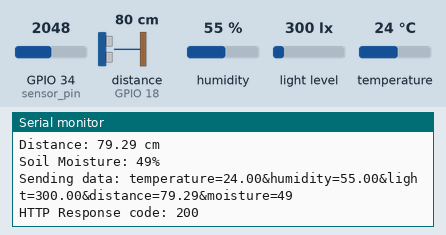
Recording of a sketch running on a simulated ESP32. Shown: the last lines printed to the serial monitor. Wiring (inferred from the names in the program): ultrasonic range finder: trigger GPIO 5; echo GPIO 18. The inputs (shaded band) are chosen by the test bench; at power-on: distance to the obstacle (sensor on GPIO 18) 80 cm, humidity 55 %, light level 300 lx, GPIO 34 (sensor_pin) = 2048, temperature 24 °C. The echo pulse lasts 58.3 µs per cm; WiFi joins after 1.5 s; servers stay silent unless stated; uploads are accepted with an empty reply.

Above: at 2.7 s.
2.8 s: distance to the obstacle (sensor on GPIO 18) set to 2 cm
At 3.93 s:
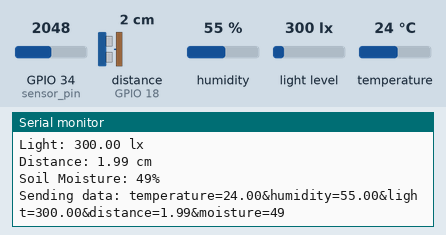
5.8 s: humidity set to 22 %
At 7.5 s:
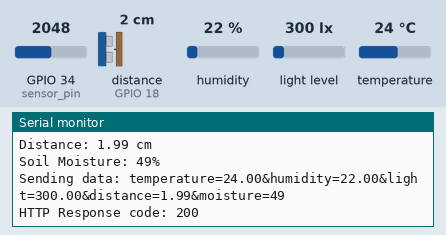
8.8 s: light level set to 40 lx
At 11.1 s:
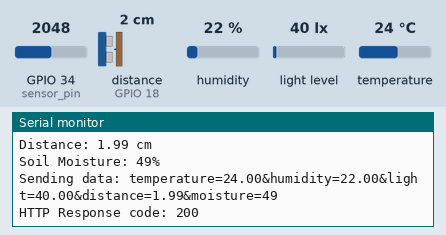
11.8 s: GPIO 34 (sensor_pin) set to 2866
At 14.2 s:
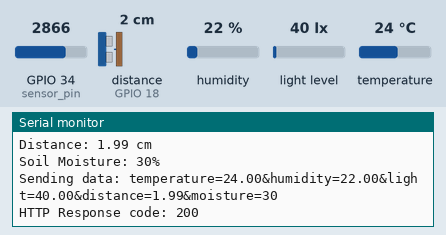
14.8 s: temperature set to 12 °C
At 16.0 s:
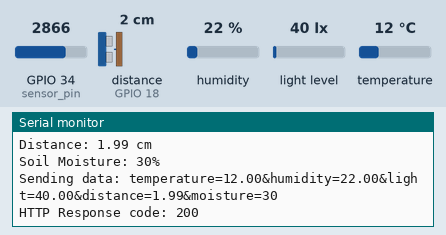
17.8 s: distance to the obstacle (sensor on GPIO 18) set to 4 cm
At 20.9 s:
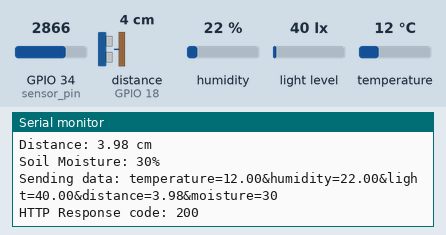
Timing chart, 0 to 21.8 s (numbered marks = the images above; inputs shaded):
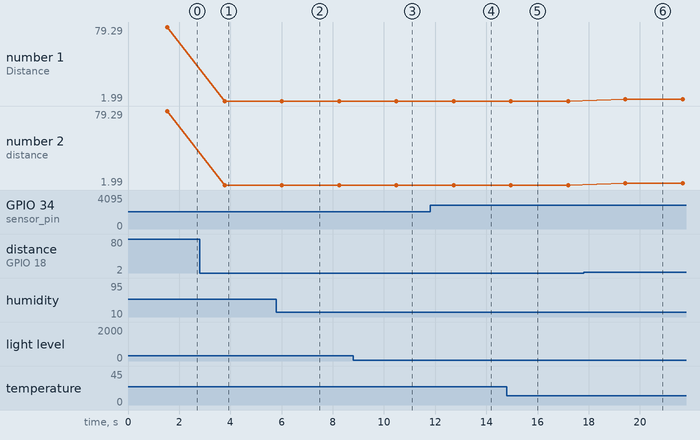

Measured:
- after the input at 2.8 s, the serial monitor: prints a new line after 0.97 s (image 1)
- after the input at 5.8 s, the serial monitor: prints a new line after 0.21 s (image 2)
- after the input at 8.8 s, the serial monitor: prints a new line after 1.7 s (image 3)
- after the input at 11.8 s, the serial monitor: prints a new line after 0.92 s (image 4)
- after the input at 14.8 s, the serial monitor: prints a new line after 0.16 s (image 5)
- after the input at 17.8 s, the serial monitor: prints a new line after 1.6 s (image 6)
- plotted number 1: 79.29 → 1.99 after the input at 2.8 s, 1.99 → 3.98 after the input at 17.8 s
- plotted number 2: 79.29 → 1.99 after the input at 2.8 s, 1.99 → 3.98 after the input at 17.8 s

The sketch:

dht11.ino
```cpp
#include "DHT.h"
#include <Wire.h>
#include <BH1750.h>
#include <WiFi.h>
#include <HTTPClient.h>

#define DHTPIN 4
#define DHTTYPE DHT11
#define SDA_PIN 21
#define SCL_PIN 22

// Ultrasonic sensor pins
const int trigPin = 5;
const int echoPin = 18;

// Define sound speed in cm/uS
#define SOUND_SPEED 0.034
#define CM_TO_INCH 0.393701

// Soil moisture sensor variables
int _moisture, sensor_analog;
const int sensor_pin = 34;  // Soil moisture sensor O/P pin

// WiFi credentials
const char* ssid = "ABHISHEK FarmCS";
const char* password = "123456789";

// Your local server address
const char* serverName = "http://192.168.1.4/dht11/test_data.php";

DHT dht(DHTPIN, DHTTYPE);
BH1750 lightMeter;
bool lightSensorFound = false;

// Ultrasonic sensor variables
long duration;
float distanceCm;

void setup() {
  Serial.begin(115200);
  Serial.println("\nInitializing...");

  // Initialize pins
  pinMode(trigPin, OUTPUT);
  pinMode(echoPin, INPUT);
  pinMode(sensor_pin, INPUT);

  // Initialize I2C
  Wire.begin(SDA_PIN, SCL_PIN);

  // Initialize DHT11
  dht.begin();
  Serial.println("DHT11 Initialized");

  // Initialize BH1750 with error checking
  if (lightMeter.begin(BH1750::CONTINUOUS_HIGH_RES_MODE)) {
    Serial.println("BH1750 Light Sensor Initialized");
    lightSensorFound = true;
  } else {
    Serial.println("Error initializing BH1750 Light Sensor! Check your wiring...");
    lightSensorFound = false;
  }

  // Connect to WiFi
  WiFi.begin(ssid, password);
  Serial.println("Connecting to WiFi...");

  while(WiFi.status() != WL_CONNECTED) {
    delay(500);
    Serial.print(".");
  }

  Serial.println("");
  Serial.print("Connected to WiFi network with IP Address: ");
  Serial.println(WiFi.localIP());
}

void loop() {
  // Read DHT11 sensor
  float h = dht.readHumidity();
  float t = dht.readTemperature();

  // Read light sensor with error checking
  float lux = 0;
  if (lightSensorFound) {
    lux = lightMeter.readLightLevel();
    if (lux < 0) {
      Serial.println("Error reading light sensor!");
      lux = 0;
    }
  }

  // Read ultrasonic sensor
  digitalWrite(trigPin, LOW);
  delayMicroseconds(2);
  digitalWrite(trigPin, HIGH);
  delayMicroseconds(10);
  digitalWrite(trigPin, LOW);

  duration = pulseIn(echoPin, HIGH);
  distanceCm = duration * SOUND_SPEED/2;

  // Read soil moisture sensor
  sensor_analog = analogRead(sensor_pin);
  _moisture = ( 100 - ( (sensor_analog/4095.00) * 100 ) );

  // Print all sensor readings to Serial Monitor
  Serial.println("\n--- Sensor Readings ---");

  // DHT11 readings
  if (isnan(h) || isnan(t)) {
    Serial.println("Failed to read from DHT11 sensor!");
  } else {
    Serial.print("Temperature: ");
    Serial.print(t);
    Serial.print("°C, Humidity: ");
    Serial.print(h);
    Serial.println("%");
  }

  // Light sensor readings
  Serial.print("Light: ");
  Serial.print(lux);
  Serial.println(" lx");

  // Distance readings
  Serial.print("Distance: ");
  Serial.print(distanceCm);
  Serial.println(" cm");

  // Moisture readings
  Serial.print("Soil Moisture: ");
  Serial.print(_moisture);
  Serial.println("%");

  // Check WiFi connection status
  if(WiFi.status() == WL_CONNECTED) {
    HTTPClient http;

    http.begin(serverName);
    http.addHeader("Content-Type", "application/x-www-form-urlencoded");

    // Send HTTP POST request with all sensor data
    String httpRequestData = "temperature=" + String(t) +
                           "&humidity=" + String(h) +
                           "&light=" + String(lux) +
                           "&distance=" + String(distanceCm) +
                           "&moisture=" + String(_moisture);

    // Print request data for debugging
    Serial.print("Sending data: ");
    Serial.println(httpRequestData);

    int httpResponseCode = http.POST(httpRequestData);

    if (httpResponseCode > 0) {
      Serial.print("HTTP Response code: ");
      Serial.println(httpResponseCode);
    }
    else {
      Serial.print("Error code: ");
      Serial.println(httpResponseCode);
    }

    http.end();
  }
  else {
    Serial.println("WiFi Disconnected");
    WiFi.begin(ssid, password);
  }

  delay(2000);  // Wait for 2 seconds before next reading
}
```
